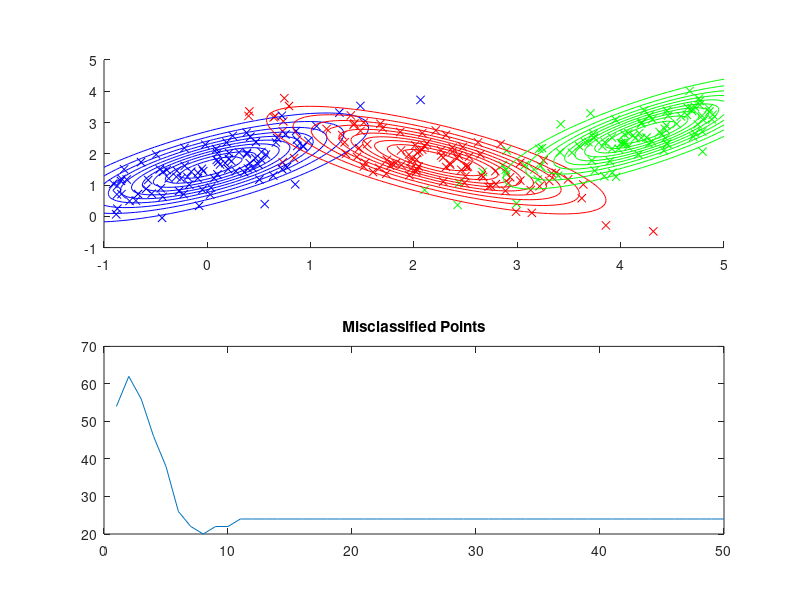
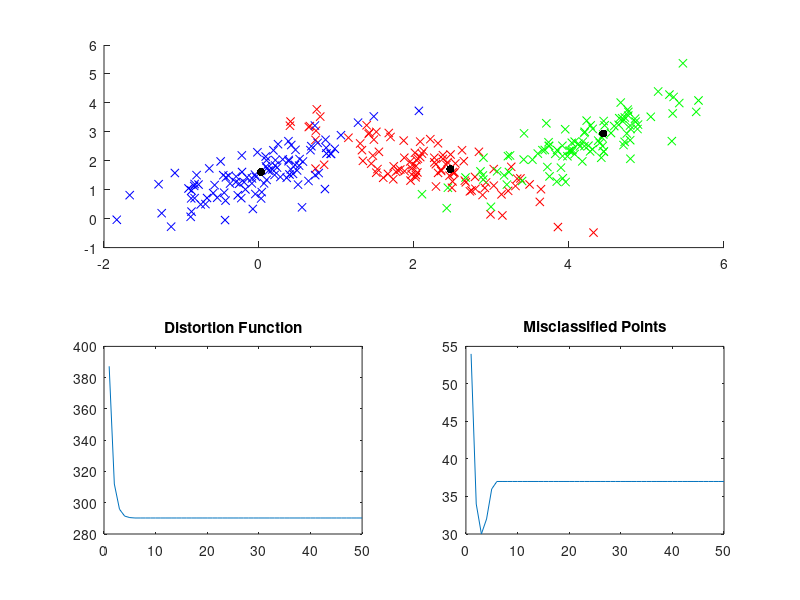

Reproduce these figures in MATLAB, in order.
## https://de.mathworks.com/help/stats/multivariate-normal-distribution.html
## https://de.mathworks.com/help/stats/mvnrnd.html
## https://de.mathworks.com/help/stats/mvnpdf.html
## https://de.mathworks.com/help/stats/mvncdf.html
## https://octave.sourceforge.io/statistics/function/mvnpdf.html
## https://octave.sourceforge.io/statistics/function/mvncdf.html
## Sigmas: [1.0 0.5; 0.5 1.0], [1, 0.1; 0.1, 0.5], [0.25 0.3; 0.3 1], [0.9 0.4; 0.4 0.3], [1 1.5; 1.5 3]
## [cov (spread) x-axis, rotation; rotation, cov (spread) y-axis] <- must be symmertric i.e. rotation must be equal
## rotation can be negative
## Geometrix Interpretation: https://www.visiondummy.com/2014/04/geometric-interpretation-covariance-matrix/
function expmax
  clear all;
  
  global ITERATIONS = 50;
  
  mu1 = [2 2];
  sigma1 = [5 -4; -4 6] / 10;
  cloud1 = mvnrnd (mu1, sigma1, 100);
  
  mu2 = [4 2.5];
  sigma2 = [5 4; 4 6] / 10;
  cloud2 = mvnrnd (mu2, sigma2, 100);
  
  mu3 = [0 1.5];
  sigma3 = [5 4; 4 6] / 10;
  cloud3 = mvnrnd (mu3, sigma3, 100);
  
  labels = repelem ([2 3 1], 100).';
  
  figure(1);
  subplot(2, 1, 1);
  scatterplot (cloud1, "r");
  scatterplot (cloud2, "g");
  scatterplot (cloud3, "b");
    
  
  # contourplot (mu1, sigma1, "r");
  # contourplot (mu2, sigma2, "g");
  # contourplot (mu3, sigma3, "b");
  
  global W     = zeros (3, 300);
  global PHI   = [1 / 3, 1 / 3, 1 / 3];
  global MU    = [1 2; 2 2; 3 2];
  global SIGMA = repmat ([1 0; 0 1], [1, 1, 3]);
  X = [cloud1; cloud2; cloud3];
  err = [0];
  
  for i = 1:ITERATIONS
    maximizeparams (X);
    [maxval, c] = max(W, [], 1);
    err(i) = columns(c(c != labels.'));
  end
  
  contourplot (MU(1, :), SIGMA(:, :, 1), "b");
  contourplot (MU(2, :), SIGMA(:, :, 2), "r");
  contourplot (MU(3, :), SIGMA(:, :, 3), "g");
  hold off;
  
  subplot (2, 1, 2);
  plot(1:ITERATIONS, err);
  title("Misclassified Points");
  
  # Reset globals
  MU    = [1 2; 2 2; 3 2];
  SIGMA = repmat ([1 0; 0 1], [1, 1, 3]);
  kmeans (X);
endfunction

function updatephi (x)
  global PHI W
  PHI = mean (W, 2).';
endfunction

function updatemu (x)
  global MU W
  for j = 1:3
    MU(j, :) = (sum(W(j, :)' .* x) ./ sum(W(j, :)))';
  end
endfunction

function updatesigma (x)
  global SIGMA W MU
  for j = 1:3
    y = zeros (size (SIGMA (:, :, j)));
    for i = 1:rows(x)
      y = y + W(j, i) * ((x(i, :) - MU(j, :)).' * (x(i, :) - MU(j, :)));
    end
    SIGMA(:, :, j) = y / sum(W(j, :));
  end
endfunction

function updateweights (x)
  global W MU SIGMA PHI
  s = 0;
  for j = 1:3
    s += mvnpdf(x, MU(j, :), SIGMA(:, :, j)) * PHI(j);
  endfor
  
  for j = 1:3
    W(j, :) = (mvnpdf(x, MU(j, :), SIGMA(:, :, j)) * PHI(j)) ./ s;
  endfor
  c = sum(W);
endfunction

function maximizeparams (x)
  global W MU PHI SIGMA
  updateweights (x);
  updatephi (x);
  updatemu (x)
  updatesigma (x);
endfunction

function kmeans (x)
  global MU ITERATIONS
  c = zeros (300, 1);
  mu = num2cell (MU, 2);
  J = [0];
  labels = repelem ([2 3 1], 100).';
  err = [0];
  
  for loop = 1:ITERATIONS
    for i = 1:rows(x)
      [minVal, c(i)] = min (cellfun (@(mu_j) norm (x(i, :) - mu_j)^2, mu));
    endfor
    for j = 1:size(mu)
      mu(j) = sum ((c(:) == j) .* x) / sum (c(:) == j);
    endfor
    J(loop) = sum(cellfun (@(x_i, c_i) norm (x_i - mu{c_i})^2, num2cell(x, 2), num2cell(c)));
    err(loop) = rows(c(c != labels));
  endfor
  
  figure(2);
  subplot(2, 2, [1 2]);
  scatterplot (x(1:100, :), "r");
  scatterplot (x(101:200, :), "g");
  scatterplot (x(201:300, :), "b"); 
  scatter (cell2mat(mu)(:, 1), cell2mat(mu)(:, 2),  "k", "filled");
  hold off;
  
  subplot(2, 2, 3);
  plot(1:ITERATIONS, J);
  title("Distortion Function");
  
  subplot(2, 2, 4);
  plot(1:ITERATIONS, err);
  title("Misclassified Points");
endfunction

function scatterplot (XY, color)
  scatter (XY(:, 1), XY(:, 2), color, "x");
  if (!ishold())   
    hold on;
  endif;
endfunction

function contourplot (updatemu, sigma, color)
  persistent X Y XY
  if isempty(X) || isempty(Y)
    [X, Y] = meshgrid (linspace (-1, 5, 100));
    XY = [X(:) Y(:)];
  endif

  Z = mvnpdf (XY, updatemu, sigma);
  Z = reshape (Z, size (X));
  contour (X, Y, Z, color);
  if (!ishold())   
    hold on;
  endif;
endfunction
